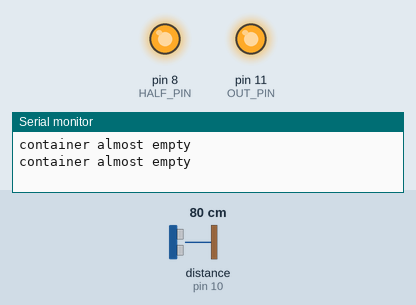
Simulated run of this sketch. Board: Arduino Uno, built with avr-gcc and run on an emulated ATmega328P. Parts: output pins drawn as LEDs (lit = HIGH), the last lines printed to the serial monitor. Wiring (inferred from the names in the program): ultrasonic range finder: trigger pin 9; echo pin 10. Inputs (shaded band) come from the test bench; at power-on: distance to the obstacle (sensor on pin 10) 80 cm. The echo pulse lasts 58.3 µs per cm; pins used as bus, display or sensor lines are not drawn.

Above: at 1.2 s.
1.3 s: distance to the obstacle (sensor on pin 10) set to 18 cm
3.2 s: distance to the obstacle (sensor on pin 10) set to 14 cm
At 5.2 s:
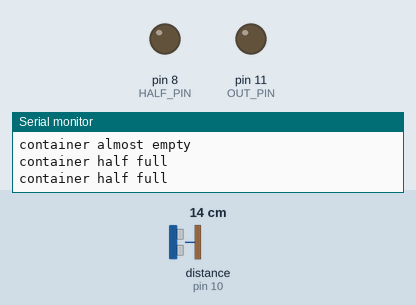
5.5 s: distance to the obstacle (sensor on pin 10) set to 8 cm
7.2 s: distance to the obstacle (sensor on pin 10) set to 5 cm
At 8.7 s:
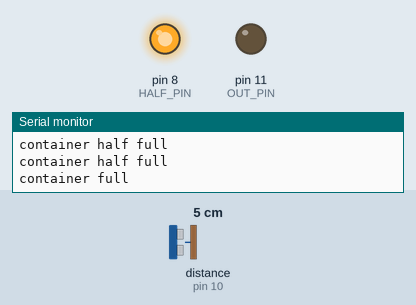
9.5 s: distance to the obstacle (sensor on pin 10) set to 9 cm
At 11.2 s:
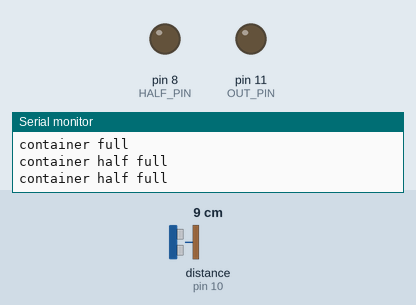
11.5 s: distance to the obstacle (sensor on pin 10) set to 2 cm
At 13.1 s:
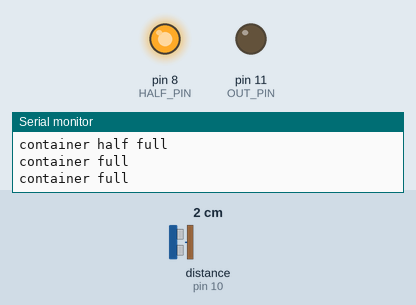
Timing chart, 0 to 14.5 s (numbered marks = the images above; inputs shaded):
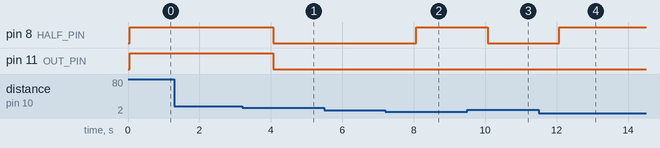

The sketch:

PLC_project_arduino_uno.ino
```cpp
// arduino uno

const int TRIG_PIN = 9;
const int ECHO_PIN = 10;
const int OUT_PIN = 11;
const int HALF_PIN = 8;
void setup() {
  Serial.begin(4800);
  delay(50);
  pinMode(TRIG_PIN, OUTPUT);
  pinMode(ECHO_PIN, INPUT);
  pinMode(OUT_PIN, OUTPUT);
  pinMode(HALF_PIN, OUTPUT);
}

void loop() {
  digitalWrite(TRIG_PIN, LOW);
  delayMicroseconds(2);
  digitalWrite(TRIG_PIN, HIGH);
  delayMicroseconds(10);
  digitalWrite(TRIG_PIN, LOW);
  long duration = pulseIn(ECHO_PIN, HIGH);
  long distance = (duration * 0.0343) / 2;
  distance = constrain(distance, 0, 255);
  if(distance <= 5){
    digitalWrite(OUT_PIN, LOW);
    digitalWrite(HALF_PIN, HIGH);
    Serial.println("container full");
  }
  else if(distance <= 15){
    digitalWrite(HALF_PIN, LOW);
    digitalWrite(OUT_PIN, LOW);
    Serial.println("container half full");
  }
  else{
    digitalWrite(OUT_PIN, HIGH);
    digitalWrite(HALF_PIN, HIGH);
    Serial.println("container almost empty");
  }
  delay(1000);
}
```

Measured:
- the behaviour switches between 17 and 16 cm on distance to the obstacle (sensor on pin 10) (found by bisection; images 0 and 1)
- the behaviour switches between 7 and 6 cm on distance to the obstacle (sensor on pin 10) (found by bisection; images 1 and 2)
- after the input at 3.2 s, pin 8 (HALF_PIN), pin 11 (OUT_PIN): HIGH → LOW after 0.87 s
- after the input at 7.2 s, pin 8 (HALF_PIN): LOW → HIGH after 0.87 s
- after the input at 9.5 s, pin 8 (HALF_PIN): HIGH → LOW after 0.57 s
- after the input at 11.5 s, pin 8 (HALF_PIN): LOW → HIGH after 0.57 s
